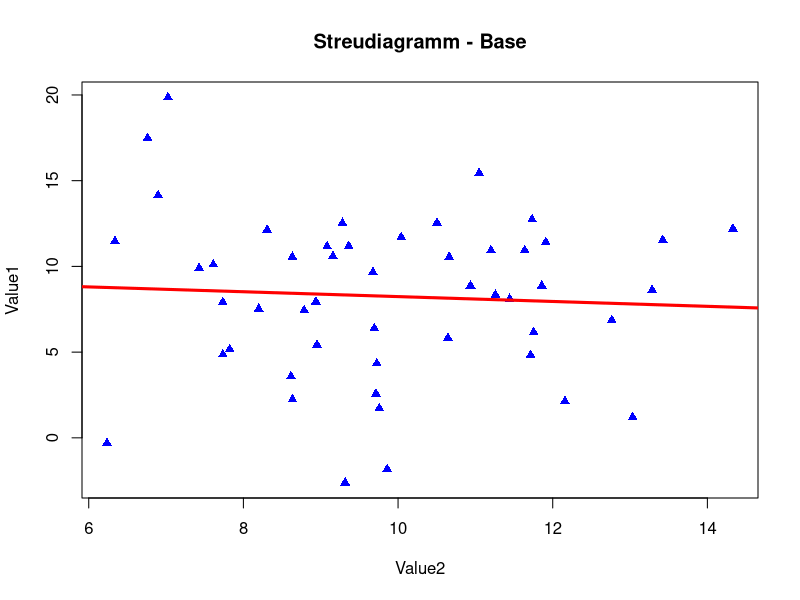

This figure's R source: (Note: this script raises an error after producing the figure.)
## ---- chunk 1
knitr::opts_chunk$set(echo = TRUE)
## ---- chunk 2
data <- data.frame(
    value1=c(rnorm(50, 8, 5)),
    value2=c(rnorm(50, 10, 2))
)
## ---- chunk 3
View(data)
## ---- chunk 4
plot(data$value1 ~ data$value2 ,  # value1: y, value2: x 
     main = "Streudiagramm - Base",      #Überschrift 
     xlab = "Value2",             # x-Achse
     ylab= "Value1",              # y-Achse
     pch=17,                      # Dreiecke 
     col= "blue"              # Farbe
     
     )              

abline(lm(data$value1 ~ data$value2, data = data), col="red", lwd=3) 
## ---- chunk 5
library(psych)
scatterHist(uebung2$Hwt, uebung2$Bwt,
             main = "Streudiagramm",      #Überschrift 
             xlab = "Bwt",             # x-Achse
             ylab= "Hwt",              # y-Achse
             pch=19,                      # Dreiecke 
             col= "blue" ,            # Farbe
           #ellipse = FALSE,              # Keine Kreise
          method = "pearson"              #-0.11  ->r
            
            )
## ---- chunk 6
library(ggplot2)

ggplot(data, # Datensatz
       aes(x = value1, y = value2))+ #Daten
       #Punkte: Size -> Größe 1 , Shape: Kreis, Farbe 
       geom_point(size = 1,  shape=21,  color="blue") +   
       #Linie einzeichnen, Farbe, Transparenz 
       geom_smooth(method = "lm", col = "red", alpha=0.7)+
  
      # Hintergrund
       theme(panel.background = element_rect(size = 0.5,                    fill="lightgrey", colour = "darkgrey" , linetype =              "solid"))
## ---- chunk 7
library(ggplot2)

ggplot(uebung2, # Datensatz
       aes(x = Bwt, y = Hwt))+ #Daten
       #Punkte: Size -> Größe 1 , Shape: Kreis, Farbe 
       geom_point(size = 1,  shape=21,  color="black") +   
       #Linie einzeichnen, Farbe, Transparenz 
       geom_smooth(method = "lm", col = "red", alpha=0.7)+
  
      # Hintergrund
       theme(panel.background = element_rect(size = 0.5,                    fill="lightblue", colour = "darkgrey" , linetype = "solid"))
## ---- chunk 8
summary(uebung2)
## ---- chunk 9
plot(uebung2)
